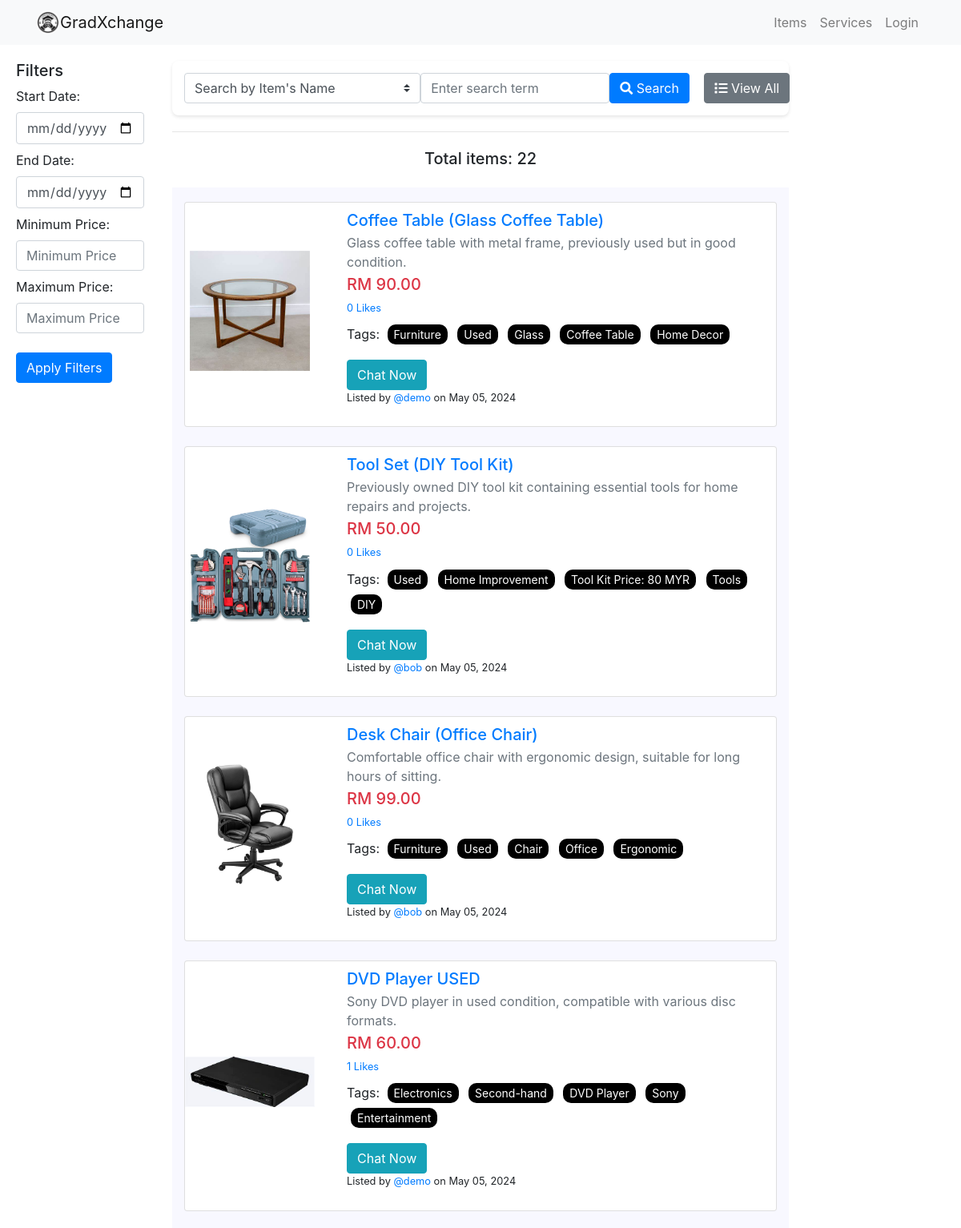
The page /item/ (upper part) on the database its author committed.
### item/models.py (models this page shows, shortened)
class Item(models.Model):
    tags = TaggableManager()
    item_name = models.CharField(max_length=200)
    item_desc = models.CharField(max_length=200)
    item_detail = models.CharField(max_length=2000)
    item_price = models.DecimalField(max_digits=10, decimal_places=2, validators=[MinValueValidator(Decimal('0.01'))])
    item_image = models.ImageField(upload_to='images_item', default="notfound.png")
    created =  models.DateTimeField(auto_now_add=True)
    user_name = models.ForeignKey(settings.AUTH_USER_MODEL, on_delete=models.CASCADE,default=1)
    liked_by = models.ManyToManyField(settings.AUTH_USER_MODEL, related_name='item_liked',blank= True)

### item/views.py (the view)
# urls.py: path('', views.index, name='index'),
def index(request):
    item_list = Item.objects.select_related('user_name').annotate(like_count=Count('liked_by')).all().order_by('-created')  # Include related user data
    tag = request.GET.get('tag')
    if tag:
        item_list = item_list.filter(tags__name__in=[tag])
    min_price = request.GET.get('min_price')
    max_price = request.GET.get('max_price')
    start_date = request.GET.get('start_date')
    end_date = request.GET.get('end_date')
    show_my_items = request.GET.get('show_my_items', 'off')
    search_type = request.GET.get('search_type')
    search_query = request.GET.get('search_query')
    active_filter_name = None
    active_filter_value = None
    if search_type == 'item_name' and search_query:
        item_list = item_list.filter(item_name__icontains=search_query)
        active_filter_name = 'Item Name'
        active_filter_value = search_query
    elif search_type == 'seller_name' and search_query:
        item_list = item_list.filter(user_name__username__icontains=search_query)
        active_filter_name = 'Seller Name'
        active_filter_value = search_query
    if min_price and max_price:
        item_list = item_list.filter(item_price__gte=min_price, item_price__lte=max_price)
        active_filter_name = 'Price Range'
        active_filter_value = f"{min_price} to {max_price}"
    if start_date:
        start_date = datetime.strptime(start_date, '%Y-%m-%d')
        item_list = item_list.filter(created__gte=start_date)
    if end_date:
        end_date = datetime.strptime(end_date, '%Y-%m-%d')
        end_date = end_date + timedelta(days=1) - timedelta(seconds=1)
        item_list = item_list.filter(created__lt=end_date)  # Using __lt to include "just before midnight"
    if show_my_items == 'on':
        item_list = item_list.filter(user_name=request.user)
        active_filter_name = 'My Items'
        active_filter_value = 'My items'
    page_number = request.GET.get('page')
    paginator = Paginator(item_list, 12)  # Assuming 12 items per page
    page_obj = paginator.get_page(page_number)
    context = {
        'item_list': page_obj,
        'result_count': page_obj.paginator.count,
        'show_my_items': show_my_items,
        'active_filter_name': active_filter_name,
        'active_filter_value': active_filter_value,
        'tag': tag,  # Optionally pass the tag to highlight it or use it in the template
        'start_date': start_date,  # Pass start_date to the template
        'end_date': end_date,  # Pass end_date to the template
        'min_price': min_price,  # Pass min_price to the template
        'max_price': max_price,  # Pass max_price to the template
    }
    return render(request, 'item/index.html', context)

### item/templatetags/item_custom_filters.py (called while the page is built)
@register.filter
def remove_param(request_get, param):
    modified = request_get.copy()
    modified.pop(param, None)
    return modified.urlencode()

### users/context_processors.py (called while the page is built)
def unread_message_count(request):
    if request.user.is_authenticated:
        count = Message.objects.filter(recipient=request.user.profile, is_read=False).count()
        return {'unread_message_count': count}
    return {}

### item/templates/item/index.html (shortened to what this page needs)
{% extends 'users/base.html' %}
{% load static %}
{% load item_custom_filters %}
{% block body %}
<div class="container-fluid">
    <div class="row">
        <section class="col-md-2 filter-column collapse d-md-block" id="filterMenu">
            <h5>Filters</h5>
            <form action="" method="get" class="d-grid gap-2">
                <label for="start_date">Start Date:</label>
                <input type="date" id="start_date" name="start_date" class="form-control mb-2" placeholder="yyyy-mm-dd">
                <label for="end_date">End Date:</label>
                <input type="date" id="end_date" name="end_date" class="form-control mb-2" placeholder="yyyy-mm-dd">
                <label for="min_price">Minimum Price:</label>
                <input type="number" id="min_price" name="min_price" class="form-control mb-2"
                    placeholder="Minimum Price">
                <label for="max_price">Maximum Price:</label>
                <input type="number" id="max_price" name="max_price" class="form-control mb-2"
                    placeholder="Maximum Price">
                <button class="btn btn-primary mt-3" type="submit">Apply Filters</button>
            </form>
        </section>
        <section class="col-12 col-md-8">
            <div id="searchFormContainer">
                <div id="searchForm">
                    <form action="" method="GET" class="input-group search-input-group">
                        <div class="row no-gutters align-items-center justify-content-center">
                            <div class="col-12 col-md-5">
                                <select class="form-control custom-select" name="search_type">
                                    <option value="item_name">Search by Item's Name</option>
                                </select>
                            </div>
                            <div class="col-12 col-md-4">
                                <input class="form-control" type="search" name="search_query"
                                    placeholder="Enter search term" aria-label="Search">
                            </div>
                            <div class="col-12 col-md-2">
                                <button class="btn btn-primary search-btn" type="submit"><i class="fas fa-search"></i>
                                    Search</button>
                            </div>
                            <div class="col-12 col-md-1">
                                <a href="{% url 'item:index' %}" class="btn btn-secondary view-all-btn"><i
                                        class="fas fa-list"></i> View All</a>
                            </div>
                        </div>
                    </form>
                </div>
            </div>
            <div class="text-center mb-4">
                <hr>
                <div class="text-center mb-4" style="padding-top: 5px;">
                    {% if min_price and max_price %}
                    <h5>Showing results for "Price range: RM {{ min_price|floatformat:"2" }} to RM {{ max_price|floatformat:"2" }}": {{ result_count }}</h5>
                    {% elif active_filter_name == 'Seller Name' %}
                    <h5>Showing results for {{ active_filter_name }} "{{ active_filter_value }}": {{ result_count }}</h5>
                    {% elif active_filter_name %}
                    <h5>Showing results for "{{ active_filter_value }}": {{ result_count }}</h5>
                    {% elif start_date and end_date %}
                    <h5>Showing results from "{{ start_date|date:"F j, Y" }}" to "{{ end_date|date:"F j, Y" }}": {{ result_count }}</h5>
                    {% else %}
                    <h5>Total items: {{ result_count }}</h5>
                    {% endif %}
                </div>
            </div>
            <div id="item-cards-section" style="background-color: #f8f8ff;padding-top: 10px;">
                <div class="container py-2">
                    {% for item in item_list %}
                    <div class="card mb-4 zoom-card">
                        <div class="row align-items-center">
                            <div class="col-md-3">
                                <div class="bg-image zoom-image ripple" style="overflow: hidden;">
                                    <a href="{% url 'item:detail' item.id %}" class="text-reset">
                                        <img src="{{ item.item_image.url }}" class="img-fluid"
                                            style="width: 100%; height: 150px; object-fit: contain;">
                                    </a>
                                </div>
                            </div>
                            <div class="col-md-9">
                                <div class="card-body item-card-body">
                                    <a href="{% url 'item:detail' item.id %}" class="text-reset">
                                        <h5 class="card-title mb-1">{{ item.item_name }}</h5>
                                        <p class="mb-1 text-muted">{{ item.item_desc }}</p>
                                        <h5 class="mb-2 text-danger">RM {{ item.item_price }}</h5>
                                        <p class="small mb-2">{{ item.like_count }} Likes</p>
                                    </a>
                                    <div>
                                        <div class="tags">
                                            <p>Tags:
                                                {% if item.tags.all %}
                                                {% for tag in item.tags.all %}
                                                <a href="{% url 'item:index' %}?tag={{ tag.name }}"><span
                                                        class="tag">{{tag.name }}</span></a>
                                                {% endfor %}
                                                {% else %}
                                                <small>No Tags</small>
                                                {% endif %}
                                            </p>
                                        </div>
                                        {% if request.user != item.user_name %}
                                        <a id="send-message-btn" href="{% url 'chat' item.user_name.profile.pk %}"
                                            class="btn btn-info">Chat Now</a>
                                        {% else %}
                                        <a href="{% url 'item:update_item' item.id %}"
                                            class="btn btn-outline-warning btn-sm">Edit</a>
                                        <a href="{% url 'item:delete_item' item.id %}"
                                            class="btn btn-outline-danger btn-sm">Delete</a>
                                        {% endif %}
                                    </div>
                                    <p class="small">Listed by <a
                                            href="{% url 'account' item.user_name.username %}">@{{item.user_name}}</a>
                                        on {{ item.created|date:"F d, Y" }}</p>
                                </div>
                            </div>
                        </div>
                    </div>
                    {% empty %}
                    <div class="col-12">
                        <p class="text-center">No items found.</p>
                    </div>
                    {% endfor %}
                </div>
            </div>
        </section>
    </div>
</div>
    {% endblock %}

### static/css/style.css (style rules this page uses)
html, body { height: 100%; margin: 0; padding: 0; }
body { display: flex; flex-direction: column; }
.zoom-card { overflow: hidden; }
.zoom-image { transition: transform 0.5s ease; }
#send-message-btn { white-space: nowrap; }
.tags .tag { background-color: #000000; color: white; margin-left: 5px; padding: 2px 8px; border-radius: 10px; font-size: 0.875rem; }
.tag { display: inline-block; background-color: #000000; color: #ffffff; padding: 2px 8px; margin: 3px; border-radius: 3px; font-size: 0.8em; }
#item-cards-section .card { display: flex; flex-direction: column; height: 100%; }
#item-cards-section .card img { margin-bottom: 10px; }
#item-cards-section .card-body { flex-grow: 1; display: flex; flex-direction: column; }
#item-cards-section .card-title { margin-top: 0px; }
#item-cards-section .btn { margin-top: auto; }

### item/templates/item/index.html (style rules this page uses)
#searchFormContainer { width: 100%; display: flex; justify-content: center; margin-top: 20px; margin-bottom: 20px; }
#searchForm { max-width: 900px; width: 100%; padding: 15px; background-color: #fff; border-radius: 8px; box-shadow: 0 2px 4px rgba(0, 0, 0, 0.1); display: flex; align-items: center; }
.search-input-group { display: flex; flex-wrap: wrap; gap: 10px; width: 100%; }
.custom-select, .form-control { flex: 1 0 auto; }
.search-btn, .view-all-btn { flex: 0 1 auto; }
.filter-column, .ads-column { padding: 20px; background-color: white; }
.item-card-body { padding: 10px; display: flex; flex-direction: column; }
@media (min-width: 768px) { .search-btn, .view-all-btn { flex: 1; } }

### rows shown on the page
Item: item_image (picture), item_name "Coffee Table (Glass Coffee Table)", item_desc "Glass coffee table with metal frame, previously used but in good condition.", item_price "90.00", like_count "0", shows "Chat Now", user_name "demo", created "May 05, 2024"
Tag: name "Furniture"
Tag: name "Used"
Tag: name "Glass"
Tag: name "Coffee Table"
Tag: name "Home Decor"
Item: item_image (picture), item_name "Tool Set (DIY Tool Kit)", item_desc "Previously owned DIY tool kit containing essential tools for home repairs and projects.", item_price "50.00", like_count "0", shows "Chat Now", user_name "bob", created "May 05, 2024"
Tag: name "Home Improvement"
Tag: name "Tool Kit Price: 80 MYR"
Tag: name "Tools"
Tag: name "DIY"
Item: item_image (picture), item_name "Desk Chair (Office Chair)", item_desc "Comfortable office chair with ergonomic design, suitable for long hours of sitting.", item_price "99.00", like_count "0", shows "Chat Now", user_name "bob", created "May 05, 2024"
Tag: name "Chair"
Tag: name "Office"
Tag: name "Ergonomic"
Item: item_image (picture), item_name "DVD Player USED", item_desc "Sony DVD player in used condition, compatible with various disc formats.", item_price "60.00", like_count "1", shows "Chat Now", user_name "demo", created "May 05, 2024"
Tag: name "Electronics"
Tag: name "Second-hand"
Tag: name "DVD Player"
Tag: name "Sony"
Tag: name "Entertainment"

### other values the page prints
{{ result_count }} "22"
